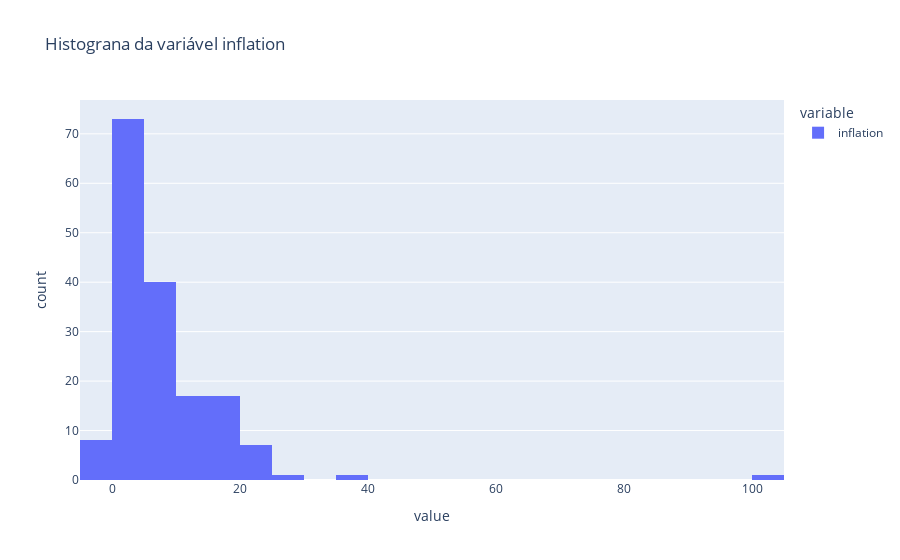

Here is the notebook cell this chart was saved with:
### Code cell
# Distribuição da variável inflação
px.histogram(df_countries['inflation'], title='Histograna da variável inflation')

### Figure 1 — Plotly figure (JSON) as saved in the notebook; plotly's stock layout.template omitted (floating-point values rounded to 4 significant figures; data arrays with more than 128 entries replaced by an {"elided": "..."} marker saying what was removed)
{"data": [{"bingroup": "x", "hovertemplate": "variable=inflation<br>value=%{x}<br>count=%{y}<extra></extra>", "legendgroup": "inflation", "marker": {"color": "#636efa", "pattern": {"shape": ""}}, "name": "inflation", "orientation": "v", "showlegend": true, "type": "histogram", "x": {"elided": "165 float values"}, "xaxis": "x", "yaxis": "y"}], "layout": {"barmode": "relative", "legend": {"title": {"text": "variable"}, "tracegroupgap": 0}, "title": {"text": "Histograna da variável inflation"}, "xaxis": {"anchor": "y", "domain": [0, 1], "title": {"text": "value"}}, "yaxis": {"anchor": "x", "domain": [0, 1], "title": {"text": "count"}}}}
